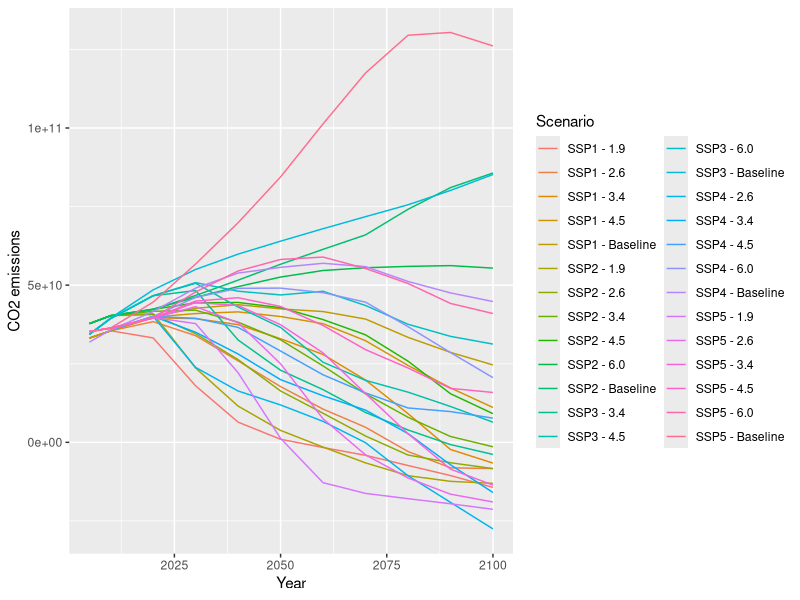

This chart was generated by the following R code:
## ---- chunk 1
library(tidyverse)
## ---- chunk 2
df_owd1 <- read_csv("data/ipcc-scenarios.csv")
df_owd1
## ---- chunk 3
colnames(df_owd1)
## ---- chunk 4
df_owd1 %>% ggplot(aes(x = Year, y = `CO2 emissions`, color = Scenario)) + 
  geom_line()
